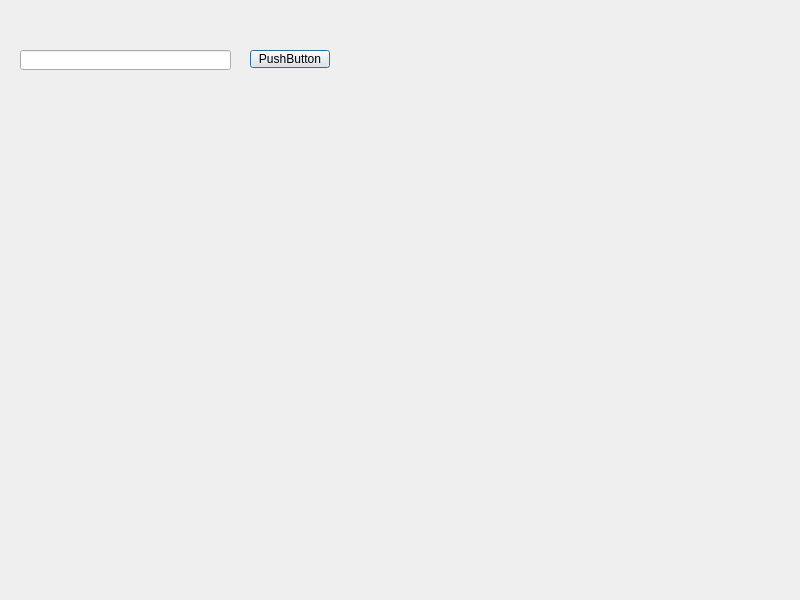
<?xml version="1.0" encoding="UTF-8"?>
<ui version="4.0">
 <class>Dialog</class>
 <widget class="QDialog" name="Dialog">
  <property name="geometry">
   <rect>
    <x>0</x>
    <y>0</y>
    <width>800</width>
    <height>600</height>
   </rect>
  </property>
  <property name="windowTitle">
   <string>Dialog</string>
  </property>
  <widget class="QPushButton" name="pushButton">
   <property name="geometry">
    <rect>
     <x>250</x>
     <y>50</y>
     <width>80</width>
     <height>18</height>
    </rect>
   </property>
   <property name="text">
    <string>PushButton</string>
   </property>
  </widget>
  <widget class="QLineEdit" name="lineEdit">
   <property name="geometry">
    <rect>
     <x>20</x>
     <y>50</y>
     <width>211</width>
     <height>20</height>
    </rect>
   </property>
  </widget>
 </widget>
 <resources/>
 <connections/>
</ui>
